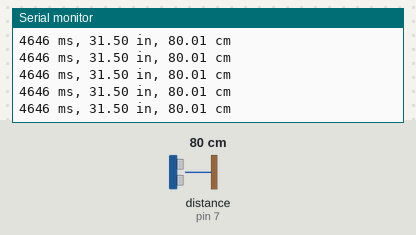
Recording of a sketch running on a simulated Arduino Uno, built with avr-gcc and run on an emulated ATmega328P. Parts: the last lines printed to the serial monitor. Wiring (inferred from the names in the program): ultrasonic range finder: trigger pin 7; echo pin 7. The inputs (shaded band) are chosen by the test bench; at power-on: distance to the obstacle (sensor on pin 7) 80 cm. The echo pulse lasts 58.3 µs per cm.

Above: at 1.2 s.
1.3 s: distance to the obstacle (sensor on pin 7) set to 299 cm
At 1.52 s:
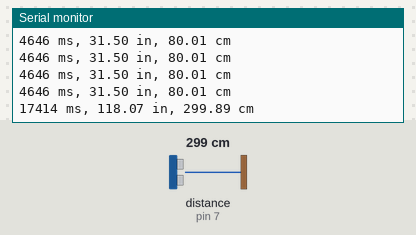
4.3 s: distance to the obstacle (sensor on pin 7) set to 35 cm
At 4.38 s:
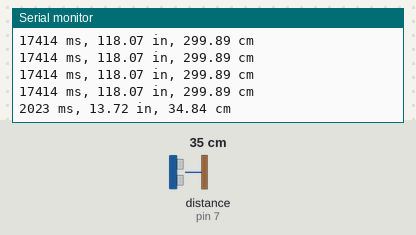
7.3 s: distance to the obstacle (sensor on pin 7) set to 18 cm
At 7.4 s:
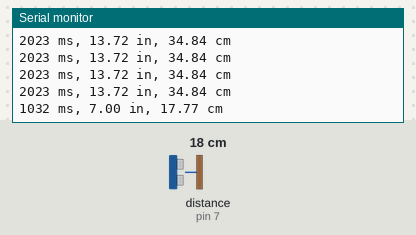
10.3 s: distance to the obstacle (sensor on pin 7) set to 35 cm
At 10.38 s:
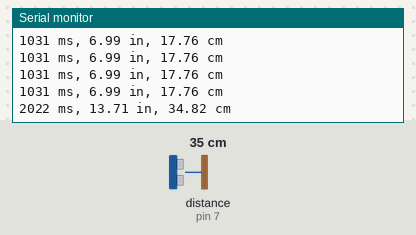
Timing chart, 0 to 13.3 s (numbered marks = the images above; inputs shaded):
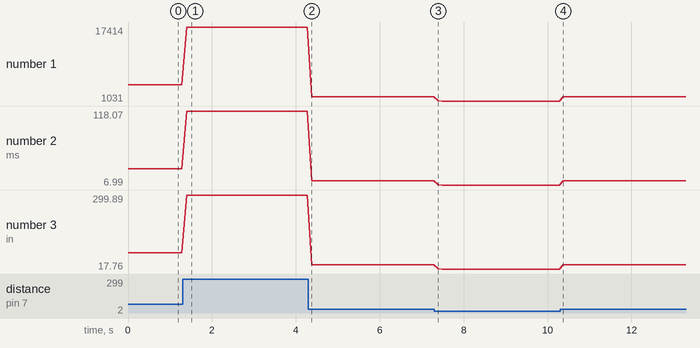

The sketch:

Ultrasound_Sensor.ino
```cpp
/*
======================================================================

	PING))) SENSOR

    This sketch reads a PING))) ultrasonic rangefinder and returns the
    distance to the closest object in range. To do this, it sends a pulse
    to the sensor to initiate a reading, then listens for a pulse
    to return.  The length of the returning pulse is proportional to
    the distance of the object from the sensor.

	See: http://www.parallax.com/dl/docs/prod/acc/28015-PING-v1.3.pdf

	According to Parallax's datasheet for the PING))), there are
	73.746 microseconds per inch (i.e. sound travels at 1130 feet per
	second).  This gives the distance travelled by the ping, outbound
	and return, so we divide by 2 to get the distance of the obstacle.

    The speed of sound is 340 m/s or 29.034 microseconds per centimeter.
    The ping travels out and back, so to find the distance of the
    object we take half of the distance travelled.

	The circuit:

    * PING 5V  -> Arduino 5V
    * PING GND -> Arduino GND
    * PING SIG -> Arduino digital Pin 7

	Created 2012-07-08
	Peter Schmalfeldt me@peterschmalfeldt.com

	https://github.com/manifestinteractive/arduino

======================================================================

----------------------------------------------------------------------
	CONFIGURATION VARIABLES ( CHANGE THESE TO MEET YOUR NEEDS )
----------------------------------------------------------------------
*/

// Whether or not to enable debugging
bool debug = true;

/* Serial Baudrate */
long unsigned int serialBaudrate = 9600;

/*
----------------------------------------------------------------------
	!!! YOU DO NOT NEED TO CHANGE ANYTHING BELOW HERE !!!
----------------------------------------------------------------------
*/

// this constant won't change.  It's the pin number of the sensor's output:
const int pingPin = 7;

/* Default Arduino Setup Function */
void setup()
{
	// Initialize the serial port.
	Serial.begin(serialBaudrate);
}

/* Default Arduino Loop Function */
void loop()
{
	// establish variables for duration of the ping, and the distance result in inches and centimeters:
	long duration;
	double inches, cm;

	// The PING))) is triggered by a HIGH pulse of 2 or more microseconds.
	// Give a short LOW pulse beforehand to ensure a clean HIGH pulse:
	pinMode(pingPin, OUTPUT);
	digitalWrite(pingPin, LOW);
	delayMicroseconds(2);
	digitalWrite(pingPin, HIGH);
	delayMicroseconds(5);
	digitalWrite(pingPin, LOW);

	// The same pin is used to read the signal from the PING))): a HIGH
	// pulse whose duration is the time (in microseconds) from the sending
	// of the ping to the reception of its echo off of an object.
	pinMode(pingPin, INPUT);
	duration = pulseIn(pingPin, HIGH);

	// convert the time into a distance
	inches = microsecondsToInches(duration);
	cm = microsecondsToCentimeters(duration);

	if(debug)
	{
		Serial.print(duration);
		Serial.print(" ms, ");
		Serial.print(inches);
		Serial.print(" in, ");
		Serial.print(cm);
		Serial.println(" cm");
	}

	delay(100);
}

/* Convert Microseconds to Inches */
double microsecondsToInches(long microseconds)
{
	return ((microseconds / 73.746) / 2.0);
}

/* Convert Microseconds to Centimeters */
double microsecondsToCentimeters(long microseconds)
{
	return ((microseconds / 29.034) / 2.0);
}
```

Measured:
- after the input at 1.3 s, the serial monitor: prints a new line after 0.10 s (image 1)
- after the input at 4.3 s, the serial monitor: prints a new line after 0.08 s (image 2)
- after the input at 7.3 s, the serial monitor: prints a new line after 0.09 s (image 3)
- after the input at 10.3 s, the serial monitor: prints a new line after 0.08 s (image 4)
- plotted number 1: 4646 → 17414 after the input at 1.3 s, 17414 → 2023 after the input at 4.3 s, 2023 → 1031 after the input at 7.3 s, 1031 → 2023 after the input at 10.3 s
- plotted number 2: 31.5 → 118.07 after the input at 1.3 s, 118.07 → 13.72 after the input at 4.3 s, 13.72 → 6.99 after the input at 7.3 s, 6.99 → 13.72 after the input at 10.3 s
- plotted number 3: 80.01 → 299.89 after the input at 1.3 s, 299.89 → 34.84 after the input at 4.3 s, 34.84 → 17.76 after the input at 7.3 s, 17.76 → 34.84 after the input at 10.3 s
